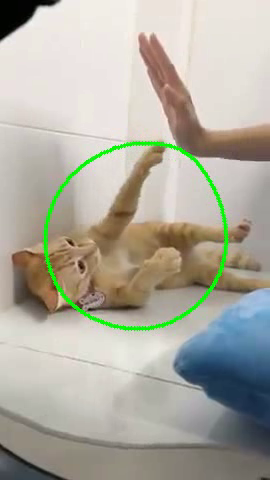
#> input picture frame 17 of result (library).mp4, 270 x 480 px, given in place of test.mp4, which was not available
$ jupyter execute 'Demo4 (with library).ipynb'
#> lines starting #> are read from the running program, lines starting #| are printed output that depends on the picture; after the words box and inside, x2 and y2 are one past the last pixel; in counts of white or black regions, pixels touching at a corner belong together; pictures that were not available may be replaced by others from this repository, and a replacement may not be noted
[cell 1]
import numpy as np
import cv2
from skimage import color, segmentation, filters
from sklearn.metrics import jaccard_score  # Using for IoU

[cell 2]
# Calculate IoU score
def iou_score(mask_true, mask_pred):
    mask_true_flat = mask_true.flatten()
    mask_pred_flat = mask_pred.flatten()
    return jaccard_score(mask_true_flat, mask_pred_flat, average='binary')

[cell 3]
# Process video with active contour and region growing
def process_video(video_path):
#> called with video_path = 'test.mp4'
    cap = cv2.VideoCapture(video_path)
    if not cap.isOpened():
        print("Unable to open video")
        exit()

    width, height = int(cap.get(cv2.CAP_PROP_FRAME_WIDTH)), int(cap.get(cv2.CAP_PROP_FRAME_HEIGHT))
    fps = 60
    out = cv2.VideoWriter('result (library).mp4', cv2.VideoWriter_fourcc(*'mp4v'), fps, (width, height))

    ret, frame = cap.read()
#> frame is the input picture: shape (480, 270, 3); mean B, G, R 159.7, 171.8, 174.2
    if not ret:
        print("Failed to read video")
        return

    frame_rgb = cv2.cvtColor(frame, cv2.COLOR_BGR2RGB)
    gray_smooth = filters.gaussian(color.rgb2gray(frame_rgb), sigma=1)
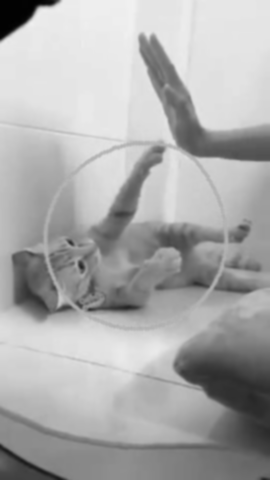
#> gray_smooth: shape (480, 270) float64; min 0.00657, max 0.945, mean 0.672

    # Initial snake contour (circular in the center of the image)
    h, w = gray_smooth.shape
#> h = 480; w = 270
    s = np.linspace(0, 2 * np.pi, 200)
    r, c = h // 2 + 100 * np.sin(s), w // 2 + 100 * np.cos(s)
    initial_contour = np.array([r, c]).T

    while cap.isOpened():
        ret, frame = cap.read()
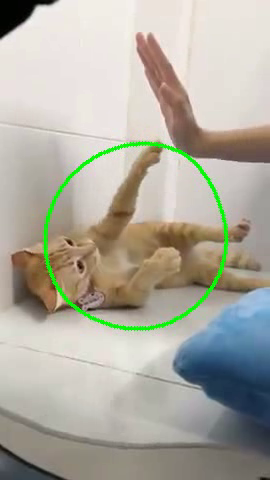
#> input picture frame 18 of result (library).mp4, 270 x 480 px, given in place of test.mp4, which was not available
#> frame is the input picture: shape (480, 270, 3); mean B, G, R 159.9, 171.6, 174.3
        if not ret:
            break

        frame_rgb = cv2.cvtColor(frame, cv2.COLOR_BGR2RGB)
        gray_smooth = filters.gaussian(color.rgb2gray(frame_rgb), sigma=1)

        # Use skimage's active_contour to evolve the snake in the current frame
        snake = segmentation.active_contour(gray_smooth, initial_contour, alpha=0.1, beta=10, gamma=0.1, max_num_iter=100)
#> snake = 200 pairs, first value 141.3 to 330, second value 43.06 to 227.4

        # Create mask for the contour
        mask_contour = np.zeros_like(gray_smooth, dtype=np.uint8)
        cv2.polylines(mask_contour, [np.int32(snake)], isClosed=True, color=1, thickness=1)
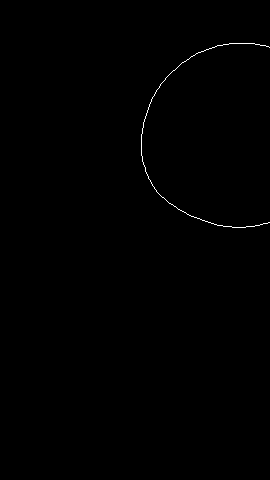
#> mask_contour: shape (480, 270); values 0 (black) and 1 (white), 0.26% white in thin lines or dots, all inside (x1, y1, x2, y2) = (141, 43, 270, 228)

        # Display histograms and determine the average intensity across channels
        avg_intensity = np.mean(frame_rgb[:, :, np.argmin([np.mean(frame_rgb[:, :, i]) for i in range(3)])])
#> avg_intensity = 159.9
        threshold = avg_intensity
#> threshold = 159.9

        # Apply region growing based on the average intensity
        image_channel = frame_rgb[:, :, np.argmin([np.mean(frame_rgb[:, :, i]) for i in range(3)])].astype(np.uint8)
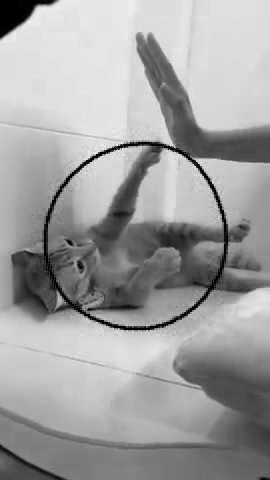
#> image_channel: shape (480, 270); min 0, max 240, mean 159.9
        mask = np.zeros((image_channel.shape[0] + 2, image_channel.shape[1] + 2), np.uint8)
        seed_point = (frame_rgb.shape[1] // 2, frame_rgb.shape[0] // 2)
#> seed_point = (135, 240)
        cv2.floodFill(image_channel, mask, seed_point, 255, (threshold,) * 3, (threshold,) * 3, cv2.FLOODFILL_MASK_ONLY)
        region_mask = mask[1:-1, 1:-1]

        # IoU calculation between active contour and region-growing masks
        iou = iou_score(mask_contour > 0, region_mask > 0)
#> iou = 0.00255
        print(f"IoU score for frame: {iou:.4f}")
#| IoU score for frame: 0.0026

        # Combine contour with original frame
        frame_with_contour = frame.copy()
        for point in snake:
            x, y = int(point[1]), int(point[0])
            cv2.circle(frame_with_contour, (x, y), 2, (0, 255, 0), -1)
#> this loop made 200 passes
#> (point, x, y) on passes 1 to 3: ([241.7, 227.3], 227, 241), ([244.6, 227.2], 227, 244), ([247.4, 227], 226, 247)
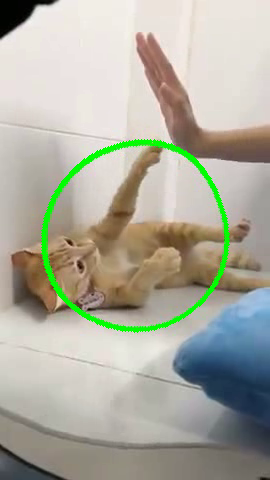
#> frame_with_contour: shape (480, 270, 3); 1.57% of pixels changed, all inside (x1, y1, x2, y2) = (41, 139, 230, 333)

        # Draw the region-growing result
        frame_with_contour[region_mask == 255] = (255, 0, 0)  # Color the region in red

        out.write(frame_with_contour)
        cv2.imshow('Contour Video', frame_with_contour)

        if cv2.waitKey(1) & 0xFF == ord('q'):
#> (key q is pressed here)
            break

    cap.release()
    out.release()
    cv2.destroyAllWindows()

$ run again, starting later in the video
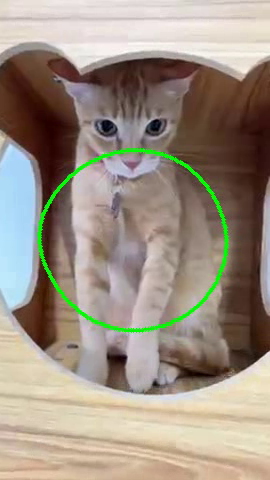
#> input picture frame 76 of result (library).mp4, 270 x 480 px, given in place of test.mp4, which was not available
#> in process_video, frame is the input picture: shape (480, 270, 3); mean B, G, R 131, 144.9, 156.6
#> snake = 200 pairs, first value 148.1 to 331, second value 37.96 to 227.8
#> in process_video, `cv2.polylines(mask_contour, [np.int32(snake)], isClosed=True, color=1,..`:
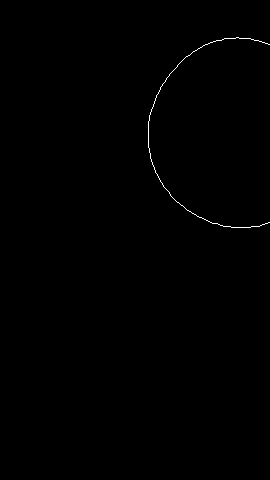
#> mask_contour: shape (480, 270); values 0 (black) and 1 (white), 0.25% white in thin lines or dots, all inside (x1, y1, x2, y2) = (148, 37, 270, 228)
#> avg_intensity = 129.9
#> iou = 0.00248
#| IoU score for frame: 0.0025
#> the loop in process_video, `for point in snake:` made 200 passes
#> (point, x, y) on passes 1 to 3: ([241.3, 227.8], 227, 241), ([244.1, 227.7], 227, 244), ([246.9, 227.6], 227, 246)
#> after the loop in process_video, `for point in snake:`:
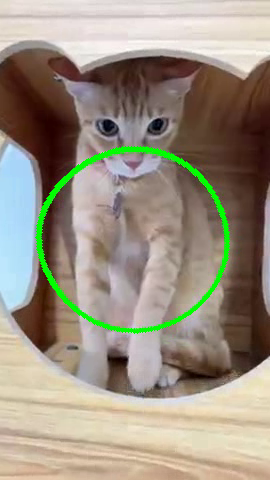
#> frame_with_contour: shape (480, 270, 3); mean B, G, R 129.1, 144.9, 154.3

$ run again, starting later in the video
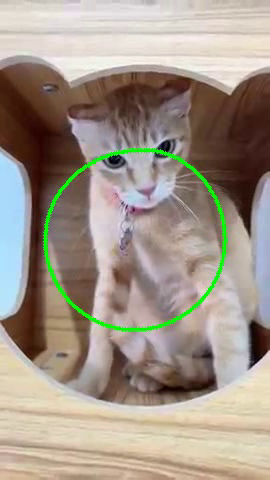
#> input picture frame 136 of result (library).mp4, 270 x 480 px, given in place of test.mp4, which was not available
#> in process_video, frame is the input picture: shape (480, 270, 3); mean B, G, R 136.7, 149.4, 160.8
#> snake = 200 pairs, first value 147 to 330.8, second value 42.84 to 226.4
#> in process_video, `cv2.polylines(mask_contour, [np.int32(snake)], isClosed=True, color=1,..`:
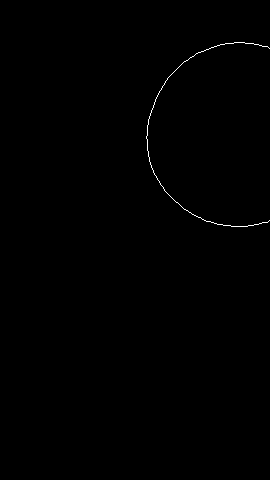
#> mask_contour: shape (480, 270); values 0 (black) and 1 (white), 0.25% white in thin lines or dots, all inside (x1, y1, x2, y2) = (146, 42, 270, 227)
#> avg_intensity = 136.7
#> iou = 0.00247
#| IoU score for frame: 0.0025
#> the loop in process_video, `for point in snake:` made 200 passes
#> (point, x, y) on passes 1 to 3: ([241, 226.4], 226, 240), ([243.8, 226.2], 226, 243), ([246.7, 226], 226, 246)
#> after the loop in process_video, `for point in snake:`:
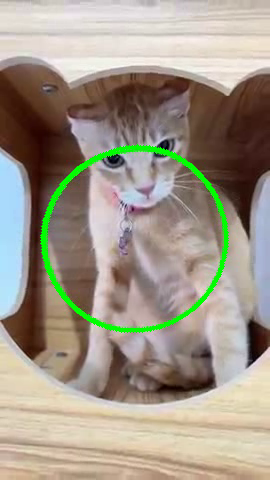
#> frame_with_contour: shape (480, 270, 3); mean B, G, R 135.8, 150.7, 159.8
